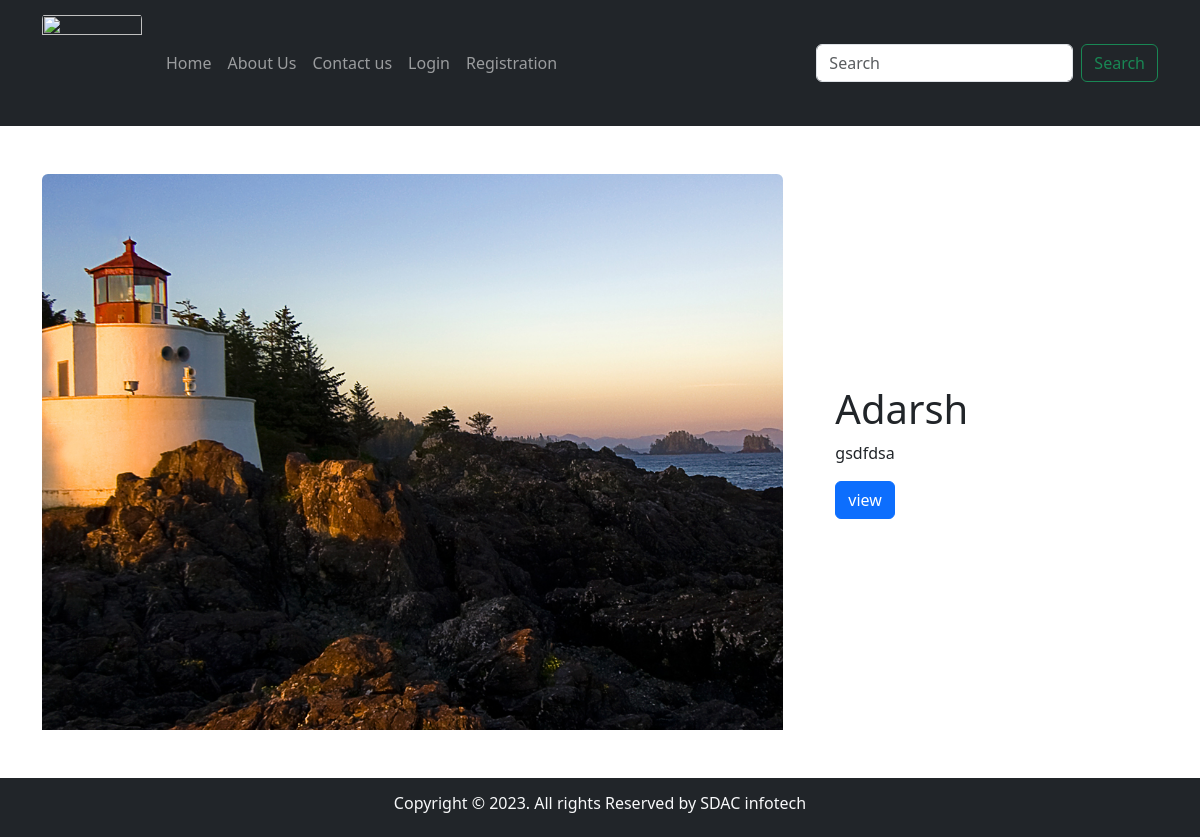
Screenshot of /view.php?id=10 with the database file from the repository.
### tables this page shows
CREATE TABLE `products` (
  `id` int(11) NOT NULL,
  `name` varchar(33) NOT NULL,
  `description` varchar(100) NOT NULL,
  `image` varchar(100) NOT NULL
);

### view.php (the view, shortened to what this page needs)
<!doctype html>
<html lang="en">
<head>
  <link href="https://cdn.jsdelivr.net/npm/bootstrap@5.3.2/dist/css/bootstrap.min.css" rel="stylesheet"
>
</head>
<body>
<header>
      <nav class="navbar navbar-expand-md navbar-dark bg-dark">
        <div class="container">
          <a class="navbar-brand" href="#"
            ><img
              src="http://www.sdacinfotech.com/logo.png"
              class="img-fluid rounded"
              alt=""
              height="100"
              width="100"
          /></a>
          <div class="collapse navbar-collapse" id="collapsibleNavId">
            <ul class="navbar-nav me-auto mt-2 mt-lg-0">
              <li class="nav-item">
              <a class="nav-link" href="home.php" aria-current="page"
                  >Home <span class="visually-hidden">(current)</span></a
                >
              </li>
              <li class="nav-item">
                <a class="nav-link" href="about.html">About Us</a>
              </li>
              <li class="nav-item">
                <a class="nav-link" href="contact.html">Contact us</a>
              </li>
              <li class="nav-item">
                <a class="nav-link" href="login.html">Login</a>
              </li>
              <li class="nav-item">
                <a class="nav-link" href="reg.html">Registration</a>
              </li>
            </ul>
            <form class="d-flex my-2 my-lg-0">
              <input
                class="form-control me-sm-2"
                type="text"
                placeholder="Search"
              />
              <button
                class="btn btn-outline-success my-2 my-sm-0"
                type="submit"
              >
                Search
              </button>
            </form>
          </div>
        </div>
      </nav>
    </header>
  <main>
  <?php
  include "connection.php";
$id = $_GET["id"];
  $sql= "SELECT * FROM `products` WHERE `id` = $id";
  $result = mysqli_query($conn,$sql);
  $row = mysqli_fetch_assoc($result);
  echo "<div class='container my-5'>
  <div class='row justify-content-center align-items-center g-2'>
    <div class='col-sm-12 col-md-6 col-lg-8'>
      <img
        src='admin/products/{$row['image']}'
        class='img-fluid rounded-top'
        alt=''
      />
    </div>
    <div class='col-sm-12 col-md-6 col-lg-4 p-5'>
      <h1>{$row['name']}</h1>
      <p>{$row['description']}</p>
      <a name='' id='' class='btn btn-primary' href='#' role='button'>view</a>
    </div>
  </div>
</div>";
  ?>
  </main>
  <footer class="bg-dark text-light py-3">
      <div class="container">
        <center>
          <h6>Copyright &copy; 2023. All rights Reserved by SDAC infotech</h6>
        </center>
      </div>
    </footer>
</body>
</html>

### rows the page displays
products: image (picture), name "Adarsh", description "gsdfdsa"
